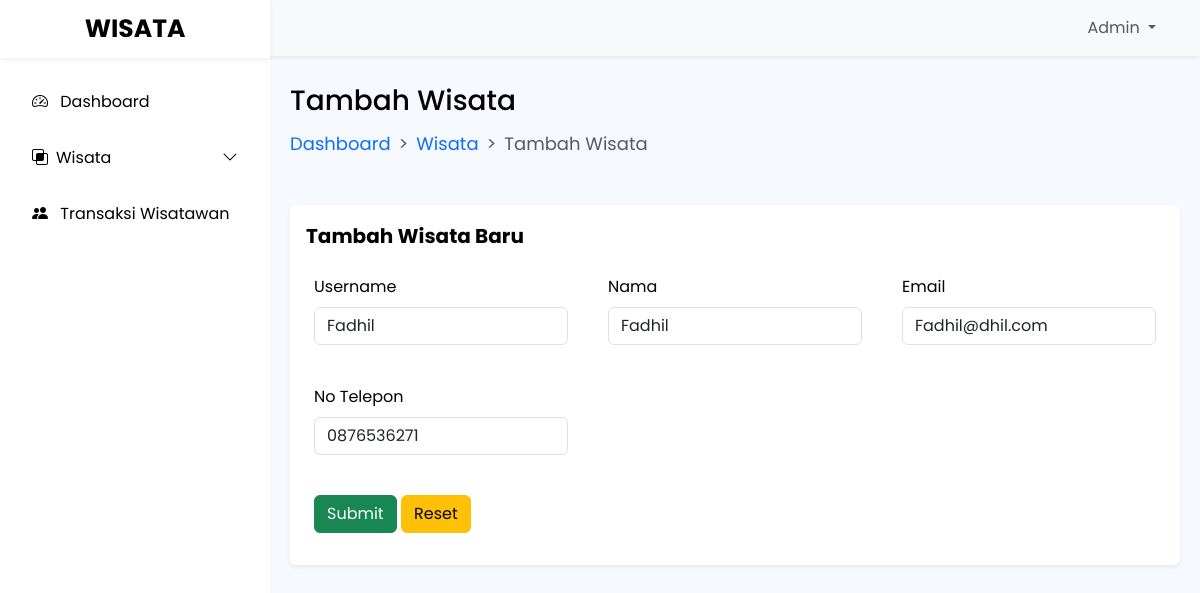
The app's page /admin/edit_user.php?id=20 with its own data.
### tables this page shows
CREATE TABLE `tb_user` (
  `id` int(11) NOT NULL,
  `username` varchar(255) NOT NULL,
  `password` varchar(255) NOT NULL,
  `nama` varchar(255) NOT NULL,
  `email` varchar(255) NOT NULL,
  `no_hp` varchar(20) NOT NULL,
  `level` enum('user','admin') NOT NULL
);

### admin/edit_user.php (the view, shortened to what this page needs)
<!DOCTYPE html>
<html lang="en">
<head>
    <link rel="stylesheet" href="https://cdn.jsdelivr.net/npm/bootstrap-icons@1.10.2/font/bootstrap-icons.css">
    <link rel="stylesheet" href="bootstrap/css/bootstrap.css">
    <link rel="stylesheet" href="bootstrap/css/style.css">
    <link rel="stylesheet" href="bootstrap/css/dataTables.bootstrap5.min.css">
</head>
<body>
    <nav class="navbar navbar-expand-lg navbar-light shadow-sm bg-light">
        <div class="container-fluid">
            <a class="navbar-brand fw-bold" href="index.php">Wisata</a>
            <div class="collapse navbar-collapse" id="navbarSupportedContent">
                <ul class="navbar-nav ms-auto me-md-4 mb-2 mb-lg-0">
                    <li class="nav-item dropdown d-flex text-light">
                        <a class="nav-link dropdown-toggle" href="#" role="button" data-bs-toggle="dropdown"
                            aria-expanded="false">
                            <i class="fa-regular fa-user"></i> Admin
                        </a>
                </ul>
            </div>
        </div>
    </nav>
    <div class="offcanvas offcanvas-start bg-purple text-white sidebar-nav" tabindex="-1" id="offcanvasExample"
        aria-labelledby="offcanvasExampleLabel">
        <div class="offcanvas-header shadow-sm d-block text-center">
            <div class="offcanvas-title" id="offcanvasExampleLabel">
                <a class="navbar-brand fw-bold" href="index.php">Wisata</a>
            </div>
        </div>
        <div class="offcanvas-body pt-3 p-0">
            <nav class="navbar-dark">
                <ul class="navbar-nav sidenav">
                <li class="nav-link bordered px-3 active">
            <a href="index.php" class="nav-link px-3 active">
              <span class="me-2"><i class="bi bi-speedometer2"></i></span>
              <span>Dashboard</span>
            </a>
          </li>
          <li class="nav-link bordered px-3">
            <a class="nav-link px-3 sidebar-link" data-bs-toggle="collapse" href="#collapseExample" role="button"
              aria-expanded="false" aria-controls="collapseExample">
              <span class="me-2">
                <i class="bi bi-intersect"></i>
              </span>
              <span>Wisata</span>
              <span class="right-icon ms-auto">
                <i class="bi bi-chevron-down"></i>
              </span>
            </a>
          </li>
          <li class="nav-link bordered px-3">
            <a href="transaksi.php" class="nav-link px-3">
              <span class="me-2"><i class="bi bi-people-fill"></i></span>
              <span>Transaksi Wisatawan</span>
            </a>
          </li>
                </ul>
            </nav>
        </div>
    </div>
    <main class="mt-3 p-2">
        <div class="container">
            <div class="page-title">
                <div style="font-weight: 500;" class="fs-3">Tambah Wisata</div>
            </div>
            <nav class="mt-2 mb-4" style="--bs-breadcrumb-divider: '>';" aria-label="breadcrumb">
                <ol class="breadcrumb">
                    <li class="breadcrumb-item"><a href="#">Dashboard</a></li>
                    <li class="breadcrumb-item"><a href="#">Wisata</a></li>
                    <li class="breadcrumb-item active" aria-current="page">Tambah Wisata</li>
                </ol>
            </nav>
            <div class="latest-added mt-5">
                <div class="card border-0 shadow-sm">
                    <div class="card-body">
                        <div class="page-title fs-5 fw-bold mb-4">
                            Tambah Wisata Baru
                        </div>
                        <form action="proses_edituser.php" method="post" enctype="multipart/form-data">
                        <?php
				include "../koneksi.php";
				$id=$_GET['id'];
				$query = "SELECT * FROM tb_user WHERE id=$id";
				$go = mysqli_query($konek, $query);
				$row = mysqli_fetch_array($go);
				$nama = $row[3];
				$email = $row[4];
				$no_hp = $row[5];
			?>
                            <div class="row">
                                <div class="col-md-4">
                                    <div class="mb-3 px-2">
                                        <label for="st_name" class="form-label">Username</label>
                                        <input class="form-control" placeholder="Masukkan Nama Wisata" type="text"
                                            id="st_name" name="usn" value="<?php echo $nama?>">
                                    </div>
                                </div>
                                <div class="col-md-4">
                                    <div class="mb-3 px-2">
                                        <label for="st_phone" class="form-label">Nama</label>
                                        <input class="form-control" placeholder="...." type="text" id="st_name"
                                            name="nama"  value="<?php echo $nama?>">
                                    </div>
                                </div>
                                <div class="col-md-4">
                                    <div class="mb-3 px-2">
                                        <label for="st_email" class="form-label">Email</label>
                                        <input class="form-control" placeholder="Rp." type="text"
                                            id="st_email" name="email"  value="<?php echo $email?>">
                                    </div>
                                </div>
                                <div class="col-md-4 mt-md-4">
                                    <div class="mb-3 px-2">
                                        <label for="st_admsn" class="form-label">No Telepon</label>
                                        <input class="form-control" type="text" placeholder="example@email.com" id="st_admsn" name="nohp"  value="<?php echo $no_hp?>">
                                    </div>
                                </div>
                                </div>
                                <div class="col-12 mt-md-4">
                                    <div class="mb-3 px-2">
                                        <button type="submit" class="btn btn-success"> Submit </button>
                                        <button type="reset" class="btn btn-warning"> Reset </button>
                                    </div>
                                </div>
                            </div>
                    </div>
                </div>
            </div>
    </main>
</body>
</html>

### records on screen
tb_user: usn "Fadhil", nama "Fadhil", email "Fadhil@dhil.com", nohp "0876536271"
